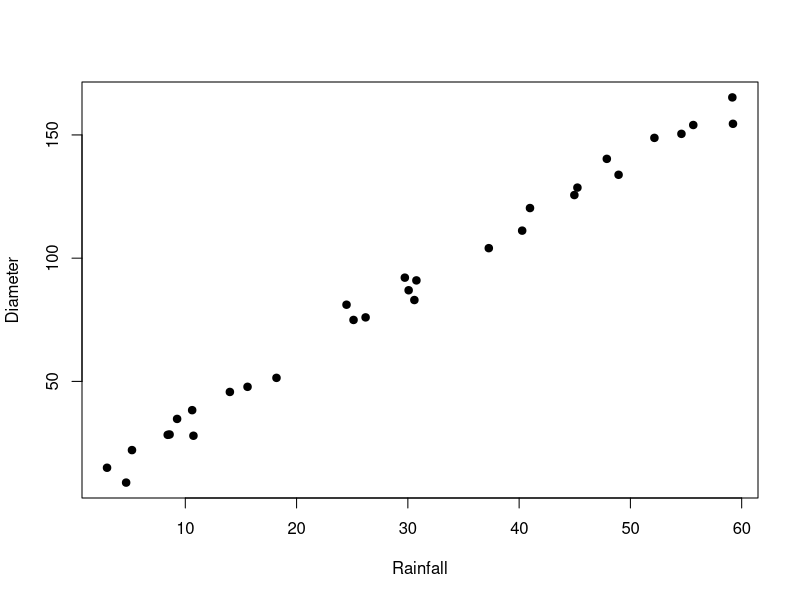
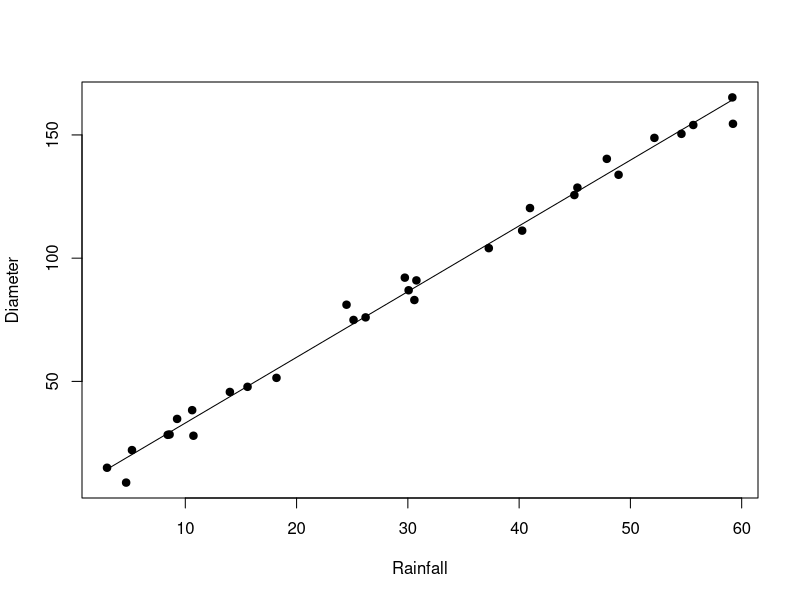

Source code (R) for these figures, in order: (Note: this script raises an error after producing the figures.)
## ---- chunk 1
knitr::opts_chunk$set(echo = TRUE)
## ---- chunk 2
Rainfall<-runif(30,0,60)
Diameter<-3+Rainfall*2.75+rnorm(30,0,6)
plot(x=Rainfall,y=Diameter,pch=19)

## ---- chunk 3

mylm<-lm(Diameter~Rainfall)


plot(x=Rainfall,y=Diameter,pch=19)
lines(x=Rainfall,predict.lm(mylm))


## ---- chunk 4
summary(mylm)
## ---- chunk 5

set.seed(456)
Temperature<-runif(200,24,31)
TurtleProb<-plogis(-27.5+0.97*Temperature)

observations<-rbinom(200,1,TurtleProb)

TurtleData<-data.frame(observations,Temperature)

write.csv(TurtleData,"TurtleData.csv",row.names=F)
## ---- chunk 6

TurtleData<-read.csv("TurtleData.csv")

with(TurtleData,plot(Temperature,observations,pch=19))

## ---- chunk 7

TurtleGLM<-glm(observations~Temperature,family=binomial(link='logit'),data=TurtleData)
summary(TurtleGLM)
coef(TurtleGLM)
## ---- chunk 8

GLM_y<-TurtleData$Temperature*coef(TurtleGLM)[2]+coef(TurtleGLM)[1]
plot(x=TurtleData$Temperature,y=GLM_y,pch=19)

## ---- chunk 9
?plogis #using the Logistic Distribution makes this a Logistic Regression

#pnorm(-1), pnorm(1), pnorm(0)

#plogis(-4), plogis(4), plogis(0)

plot(x=TurtleData$Temperature,y=plogis(GLM_y),pch=19)

## ---- chunk 10


plot(x=TurtleData$Temperature,y=TurtleData$observations,pch=19)
points(x=TurtleData$Temperature,y=plogis(GLM_y),pch=19,col="red")


## ---- chunk 11


plot(x=TurtleData$Temperature,y=TurtleData$observations,pch=19)

Temp<-data.frame(seq(24,31,length.out = 100))
colnames(Temp)<-"Temperature"

Prob<-data.frame(predict.glm(TurtleGLM,newdata=Temp,type="response"))
colnames(Prob)<-"Prob"

lines(x=Temp$Temp,y=Prob$Prob,pch=19,col="red")

## ---- chunk 12

plot(x=TurtleData$Temperature,y=TurtleData$observations,pch=19)

link<-as.vector(predict.glm(TurtleGLM,newdata=Temp,type="link"))

se<-as.vector(predict.glm(TurtleGLM,newdata=Temp,type="link",se.fit=T)$se.fit)

upper<-link+se*1.96
lower<-link-se*1.96

#Check what it looks like to use plogis() on these values:
#plogis(link)
#plogis(upper)
#plogis(lower)

lines(x=Temp$Temperature,y=plogis(link),col="red")
lines(x=Temp$Temperature,y=plogis(upper),col="red",lty=2)
lines(x=Temp$Temperature,y=plogis(lower),col="red",lty=2)


## ---- chunk 13
#Start with a coarse prediction interval:
Temp<-data.frame(seq(24,31,length.out = 100))
colnames(Temp)<-"Temperature"
 
# Check which index is closest to the probability value you want 
# (50% in this case, but maybe something different in another instance)
predict.glm(TurtleGLM,newdata=Temp,type="response")

# And then go back to your Temp vector to see what temperature value that is


# If you just want the 50% probability value, you can divide the negative intercept by the slope:

LD50 <- -coef(TurtleGLM)[1] / coef(TurtleGLM)[2]
LD50

